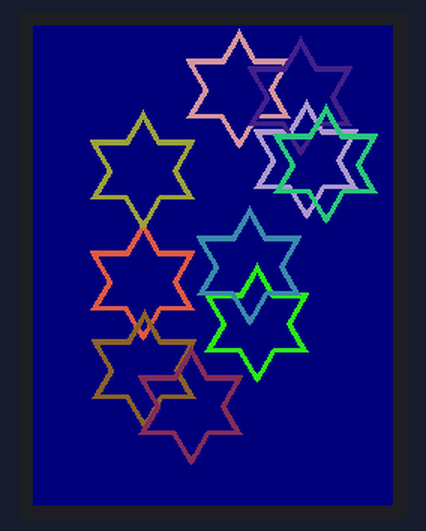
This sketch was run on a simulated ESP32. Shown: 240×320 colour display. Random numbers use the default seed unless the sketch sets one.

Above: at 0.3 s.
At 3.7 s:
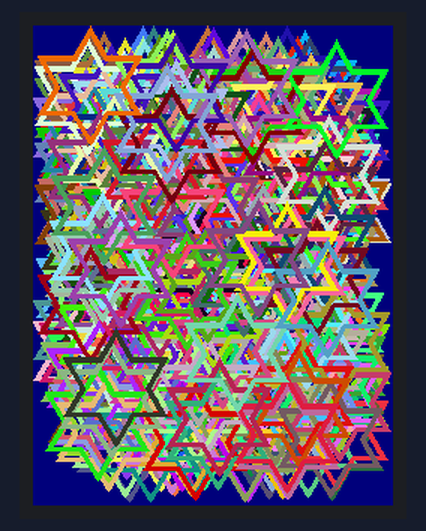
At 9.1 s:
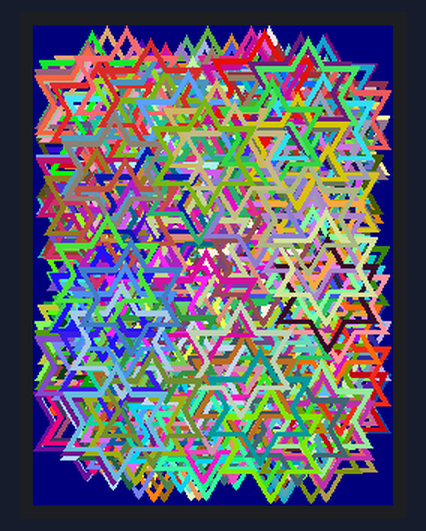
At 14.6 s:
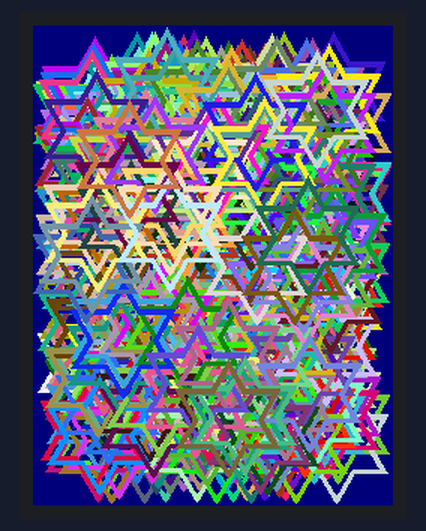
At 20.0 s:
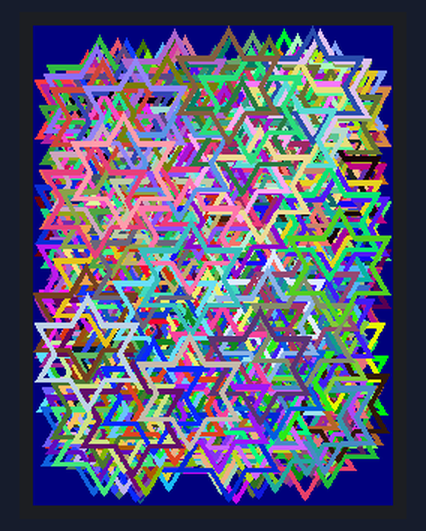
At 38.5 s:
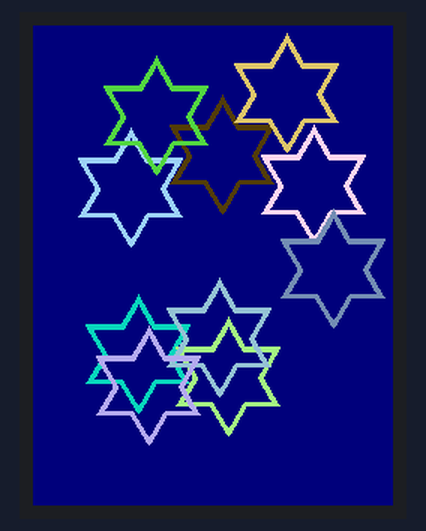

Measured:
- what the display in image 0 shows lasts 2.0 s, from 0.3 s to 2.3 s
- what the display in image 1 shows lasts 2.1 s, from 3.6 s to 5.7 s

The sketch:

One_bit_Sprite_Demo.ino
```cpp
/*
  Sketch to show creation of a 1bpp sprite with a transparent
  background, then plot it on the TFT.

  Example for library:
  https://github.com/Bodmer/TFT_eSPI

  A Sprite is notionally an invisible graphics screen that is
  kept in the processors RAM. Graphics can be drawn into the
  Sprite just as it can be drawn directly to the screen. Once
  the Sprite is completed it can be plotted onto the screen in
  any position. If there is sufficient RAM then the Sprite can
  be the same size as the screen and used as a frame buffer.

  A 1 bit Sprite occupies (width * height)/8 bytes in RAM. So,
  for example, a 320 x 240 pixel Sprite occupies 9600 bytes.
*/
// A new setBitmapColor(fg_color, bg_color) function allows
// any 2 colours to be used for the 1 bit sprite.
// One colour can also be defined as transparent when
// rendering to the screen.


#include <TFT_eSPI.h>                 // Include the graphics library (this includes the sprite functions)

TFT_eSPI    tft = TFT_eSPI();         // Create object "tft"

TFT_eSprite img = TFT_eSprite(&tft);  // Create Sprite object "img" with pointer to "tft" object
                                      // the pointer is used by pushSprite() to push it onto the TFT

#define BITS_PER_PIXEL 1              // How many bits per pixel in Sprite

// =========================================================================
void setup(void) {
  Serial.begin(250000);

  tft.init();

  tft.setRotation(0);
}
// =========================================================================
void loop() {

  tft.fillScreen(TFT_NAVY);

  // Draw 10 sprites containing a "transparent" colour
  for (int i = 0; i < 10; i++)
  {
    int x = random(240 - 70);
    int y = random(320 - 80);
    int c = random(0x10000); // Random colour 0 - 0xFFFF
    drawStar(x, y, c);
  }

  delay(2000);

  // Now go bananas and draw 500 more
  for (int i = 0; i < 500; i++)
  {
    int x = random(240 - 70);
    int y = random(320 - 80);
    int c = random(0x10000); // Random colour
    drawStar(x, y, c);
    yield(); // Stop watchdog reset
  }

  delay(2000);
}
// =========================================================================
// Create sprite, plot graphics in it, plot to screen, then delete sprite
// =========================================================================
void drawStar(int x, int y, int star_color)
{
  // 1 bpp colour values can only be 1 or 0 (one or zero)
  uint16_t transparent = 0; // The transparent colour, can only be 1 or 0

  // Create an 1 bit (2 colour) sprite 70x80 pixels (uses 70*80/8 = 700 bytes of RAM)
  // Colour depths of 8 bits per pixel and 16 bits are also supported.
  img.setColorDepth(BITS_PER_PIXEL);         // Set colour depth first
  img.createSprite(70, 80);                  // then create the sprite

  // Fill Sprite with the colour that will be defined later as "transparent"
  // We could also fill with any colour as transparent, and later specify that
  // same colour when we push the Sprite onto the display screen.
  img.fillSprite(transparent);

  // Draw 2 triangles to create a filled in star
  img.fillTriangle(35, 0, 0, 59, 69, 59, star_color);
  img.fillTriangle(35, 79, 0, 20, 69, 20, star_color);

  // Punch a star shaped hole in the middle with a smaller "transparent" star
  img.fillTriangle(35, 7, 6, 56, 63, 56, transparent);
  img.fillTriangle(35, 73, 6, 24, 63, 24, transparent);

  // Set the 2 pixel colours that 1 and 0 represent on the display screen
  img.setBitmapColor(star_color, transparent);

  // Push sprite to TFT screen CGRAM at coordinate x,y (top left corner)
  // Specify what colour is to be treated as transparent (black in this example)
  img.pushSprite(x, y, transparent);

  // Delete Sprite to free memory, creating and deleting takes very little time.
  img.deleteSprite();
}
// =========================================================================
```
